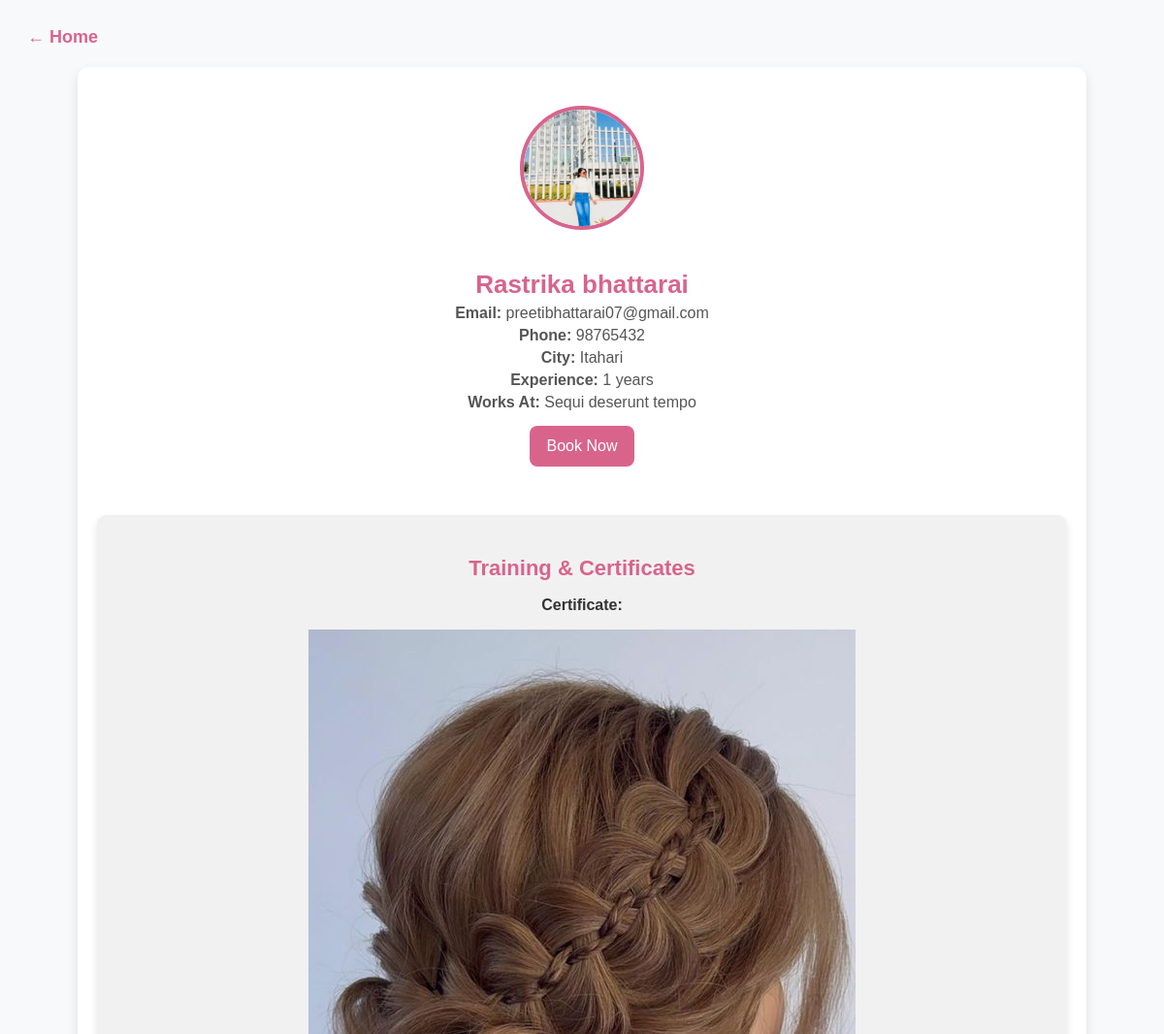
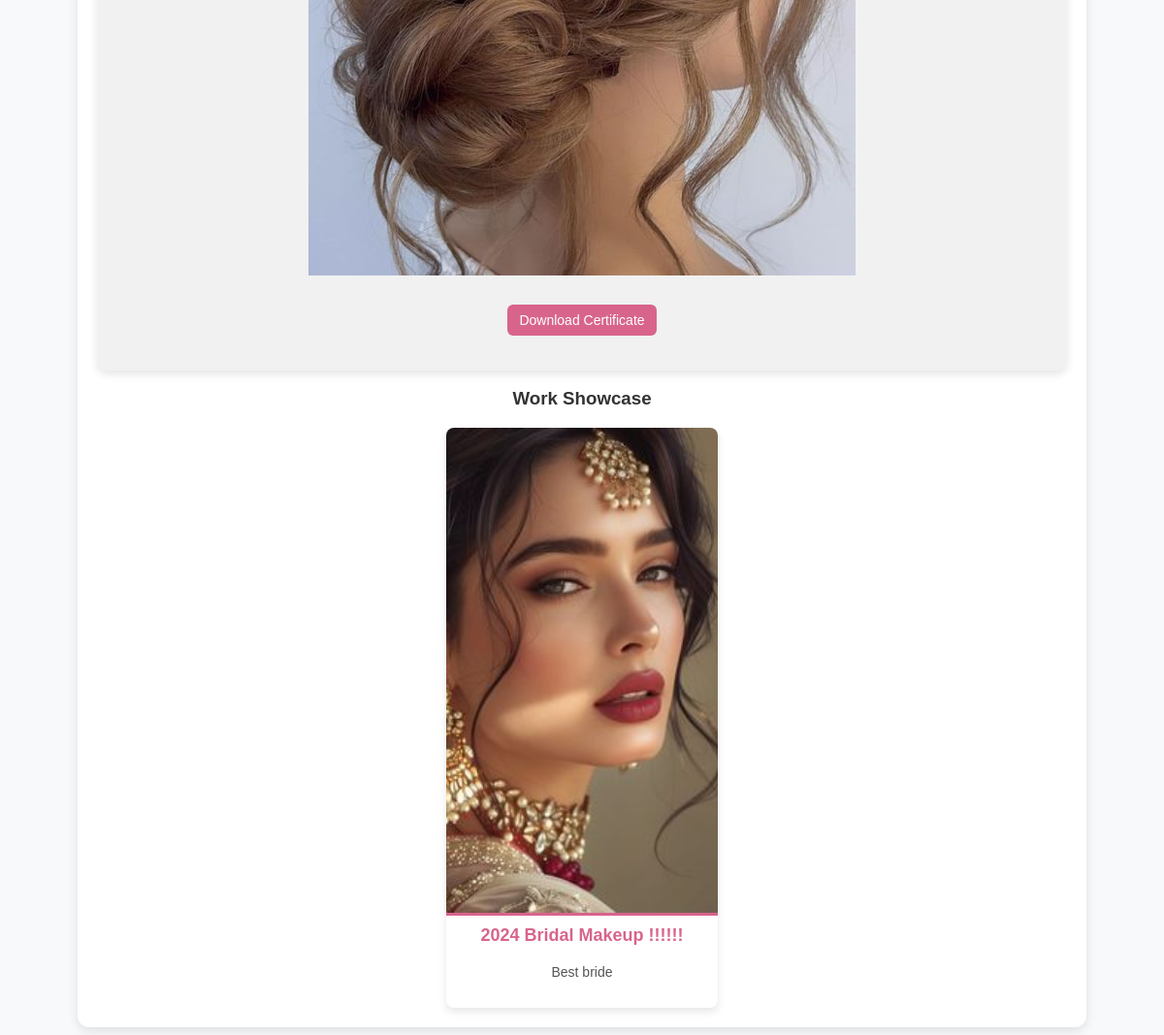
Page /artist/1/ on the committed database (2 pictures, top to bottom).
### accounts/models.py (models this page shows, shortened)
class User(AbstractUser):
    username = None  # ✅ Remove username field completely
    email = models.EmailField(unique=True)  # Email as the unique identifier
    phone = models.CharField(max_length=15, unique=True)
    password = models.CharField(max_length=100)
    profile_image = models.ImageField(upload_to="profile_images/", null=True, blank=True)
    is_verified = models.BooleanField(default=False)
    is_artist = models.BooleanField(default=False)
    otp = models.CharField(max_length=6, blank=True, null=True)  # ✅ Stores OTP
    city = models.CharField(max_length=100, null=True, blank=True)
    works_at = models.CharField(max_length=255, null=True, blank=True)
    experience_years = models.IntegerField(default=0, null=True, blank=True)
    training_certificate = models.FileField(upload_to="certificates/", null=True, blank=True)
    is_available = models.BooleanField(default=True)
    USERNAME_FIELD = "email"  # ✅ Login using email instead of username
    REQUIRED_FIELDS = []  # ✅ Don't require username
    objects = CustomUserManager()  # ✅ Use custom manager

class Work(models.Model):
    artist = models.ForeignKey(User, on_delete=models.CASCADE)  # ✅ Reference the corrected User model
    title = models.CharField(max_length=255)
    description = models.TextField(blank=True, null=True)
    image = models.ImageField(upload_to='works/')
    created_at = models.DateTimeField(auto_now_add=True)

### accounts/views.py (the view)
# urls.py: path('artist/<int:artist_id>/', artist_detail, name='artist_detail'),  # ✅ Dynamic artist page
def artist_detail(request, artist_id):
    artist = get_object_or_404(User, id=artist_id, is_artist=True)
    works = Work.objects.filter(artist=artist)  # ✅ Fetch works related to the artist
    return render(request, 'accounts/artist_detail.html', {
        'artist': artist,
        'works': works
    })

### accounts/templates/accounts/artist_detail.html (shortened to what this page needs)
{% load static %}
<!DOCTYPE html>
<html lang="en">
<head>
    <link rel="stylesheet" href="{% static 'css/explore_artist2.css' %}">
</head>
<body>
    <header>
        <a href="{% url 'home' %}">← Home</a>
    </header>
    <div class="artist-container">
        <div class="artist-profile">
            {% if artist.profile_image %}
                <img src="{{ artist.profile_image.url }}" alt="Artist Image">
            {% else %}
                <img src="{% static 'images/default-avatar.png' %}" alt="Artist Image">
            {% endif %}
            <h2>{{ artist.first_name }} {{ artist.last_name }}</h2>
            <p><strong>Email:</strong> {{ artist.email }}</p>
            <p><strong>Phone:</strong> {{ artist.phone }}</p>
            <p><strong>City:</strong> {{ artist.city }}</p>
            <p><strong>Experience:</strong> {{ artist.experience_years }} years</p>
            <p><strong>Works At:</strong> {{ artist.works_at }}</p>
            <button onclick="window.location.href='{% url 'book_artist' artist.id %}'">Book Now</button>
        </div>
<div class="training-section">
    <h3>Training & Certificates</h3>
    {% if artist.training_certificate %}
        <p><strong>Certificate:</strong></p>
        {% if artist.training_certificate.url|lower|slice:'-4:' == ".jpg" or artist.training_certificate.url|lower|slice:'-4:' == ".png" %}
            <div class="certificate-preview">
                <img src="{{ artist.training_certificate.url }}" alt="Certificate" class="certificate-image">
            </div>
        {% else %}
            <div class="certificate-preview">
                <iframe src="{{ artist.training_certificate.url }}" width="100%" height="300px"></iframe>
            </div>
        {% endif %}
        <p><a href="{{ artist.training_certificate.url }}" download class="download-btn">Download Certificate</a></p>
    {% else %}
        <p>No certificates available.</p>
    {% endif %}
</div>
        <div class="work-section">
            <h3>Work Showcase</h3>
            <div class="work-gallery">
                {% for work in works %}
                    <div class="work-card">
                        <img src="{{ work.image.url }}" alt="{{ work.title }}">
                        <h4>{{ work.title }}</h4>
                        <p>{{ work.description }}</p>
                    </div>
                {% empty %}
                    <p>No work uploaded yet.</p>
                {% endfor %}
            </div>
        </div>
    </div>
</body>
</html>

### accounts/static/css/explore_artist2.css (style rules this page uses)
body { font-family: 'Arial', sans-serif; background-color: #f8f9fa; color: #333; text-align: center; padding: 20px; }
header { text-align: left; margin-bottom: 20px; }
header a { font-size: 18px; text-decoration: none; color: #D8648C; font-weight: bold; transition: color 0.3s ease-in-out; }
.artist-container { width: 90%; max-width: 1000px; margin: auto; background: white; padding: 20px; border-radius: 12px; box-shadow: 0px 4px 12px rgba(0, 0, 0, 0.1); }
.artist-profile { text-align: center; padding: 20px; }
.artist-profile img { width: 120px; height: 120px; border-radius: 50%; border: 4px solid #D8648C; object-fit: cover; margin-bottom: 15px; }
.artist-profile h2 { font-size: 26px; color: #D8648C; margin-bottom: 5px; }
.artist-profile p { font-size: 16px; margin: 5px 0; color: #555; }
.artist-profile button { background-color: #D8648C; color: white; padding: 12px 18px; font-size: 16px; border: none; border-radius: 8px; cursor: pointer; transition: 0.3s; margin-top: 10px; }
.training-section { margin-top: 30px; padding: 20px; background: #f1f1f1; border-radius: 10px; box-shadow: 0px 4px 8px rgba(0, 0, 0, 0.1); }
.training-section h3 { color: #D8648C; font-size: 22px; margin-bottom: 10px; }
.certificate-preview { margin-top: 10px; }
.download-btn { display: inline-block; margin-top: 10px; padding: 8px 12px; background-color: #D8648C; color: white; text-decoration: none; font-size: 14px; border-radius: 6px; transition: 0.3s; }
.work-gallery { display: flex; flex-wrap: wrap; justify-content: center; gap: 15px; }
.work-card { width: 280px; background: white; border-radius: 8px; box-shadow: 0px 4px 8px rgba(0, 0, 0, 0.1); overflow: hidden; transition: transform 0.3s ease-in-out; display: flex; flex-direction: column; align-items: center; text-align: center; }
.work-card img { width: 100%; height: 500px; object-fit: cover; border-bottom: 3px solid #D8648C; }
.work-card h4 { font-size: 18px; color: #D8648C; margin: 10px 0 5px; }
.work-card p { font-size: 14px; color: #555; padding: 0 10px 15px; }

### rows in the picture
User: profile_image (picture), first_name "Rastrika", last_name "bhattarai", email "preetibhattarai07@gmail.com", phone "98765432", city "Itahari", experience_years "1", works_at "Sequi deserunt tempo", training_certificate (picture)
Work: image (picture), title "2024 Bridal Makeup !!!!!!", description "Best bride"
